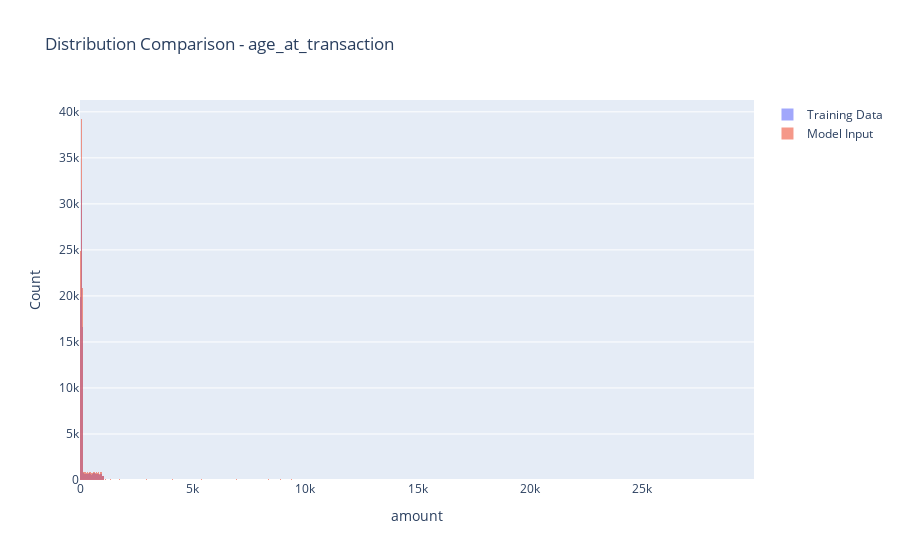

The code cell stored with this chart in its notebook:
### Code cell
# Create the figure
fig = go.Figure()

# Add first histogram
fig.add_trace(go.Histogram(
    x=X_train['amount'],
    name='Training Data',
    opacity=0.6
))

# Add second histogram
fig.add_trace(go.Histogram(
    x=logs['amount'],
    name='Model Input',
    opacity=0.6
))

# Overlay histograms
fig.update_layout(
    barmode='overlay',
    title='Distribution Comparison - age_at_transaction',
    xaxis_title='amount',
    yaxis_title='Count'
)

fig.show()

### Figure 1 — Plotly figure (JSON) as saved in the notebook; plotly's stock layout.template omitted (floating-point values rounded to 4 significant figures; data arrays with more than 128 entries replaced by an {"elided": "..."} marker saying what was removed)
{"data": [{"name": "Training Data", "opacity": 0.6, "type": "histogram", "x": {"elided": "84074 float values"}}, {"name": "Model Input", "opacity": 0.6, "type": "histogram", "x": {"elided": "105092 float values"}}], "layout": {"barmode": "overlay", "title": {"text": "Distribution Comparison - age_at_transaction"}, "xaxis": {"title": {"text": "amount"}}, "yaxis": {"title": {"text": "Count"}}}}
